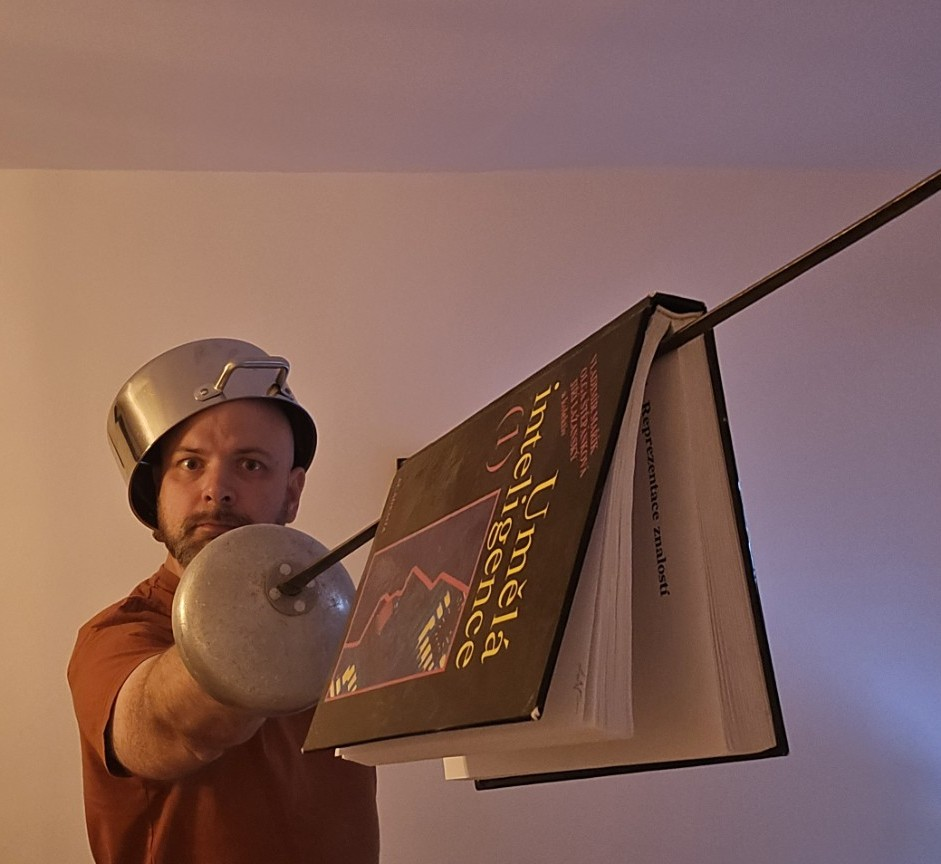
#> input picture marketing/09_quijote/20260811_060233_copy.jpg, 941 x 864 px
$ python make_poster_09_quijote.py
#> lines starting #> are read from the running program, lines starting #| are printed output that depends on the picture
"""
Generates the "Epistemická suverenita" (Quijote) poster.
Canvas = the source photo's exact native size (941x864) -- full-bleed, no
crop, no added margin/letterboxing. Text is drawn straight on top of the
photo with a dark stroke for legibility instead of a background band.

One-off type choice (not the shared PF_BOLD/DM_SEMI brand pair from
poster_kit.py): the elegant Playfair Display read too editorial/luxury
against this raw, absurd photo. Source Serif 4 Black is sturdier and more
"intellectual paperback" while keeping serif diacritics; Inter SemiBold
gives the hashtag clean contrast without competing with the headline.

Edit the CONTENT constants below and rerun:
    python3 marketing/scripts/make_poster_09_quijote.py
"""
import os
from poster_kit import *

PHOTO = os.path.join(ROOT, "marketing/09_quijote/20260811_060233_copy.jpg")
OUTPUT_NAME = "poster-09-quijote.png"

SOURCE_SERIF = "SourceSerif4-Variable.ttf"
INTER = "Inter-Variable.ttf"


def variable_font(name, size, weight, opsz=None):
    fnt = ImageFont.truetype(os.path.join(FONT_DIR, name), size)
    values = []
    for ax in fnt.get_variation_axes():
        if ax["name"] == b"Weight":
            values.append(weight)
        elif ax["name"] in (b"Optical Size", b"Optical size") and opsz is not None:
            values.append(opsz)
        else:
            values.append(ax["default"])
    fnt.set_variation_by_axes(values)
    return fnt


def vignette(canvas, fade_h, max_alpha=175):
    """Darkens the top of the canvas with a soft vertical gradient (photo still
    shows through) so light title/hashtag text stays legible without an outline."""
    w, h = canvas.size
    grad = Image.new("L", (1, fade_h), color=0)
    for i in range(fade_h):
        grad.putpixel((0, i), int(max_alpha * (1 - i / fade_h)))
    grad = grad.resize((w, fade_h))
    overlay = Image.new("RGB", (w, fade_h), BG)
    canvas.paste(overlay, (0, 0), grad)


def make_poster():
    photo = Image.open(PHOTO).convert("RGB")
#> photo is the input picture: PIL image 941x864 RGB; mean R, G, B 132.2, 99.5, 91.6
    W, H = photo.size
#> W = 941; H = 864
    canvas = photo.copy()

    vignette(canvas, fade_h=210)
#> in vignette, `grad = grad.resize((w, fade_h))`:
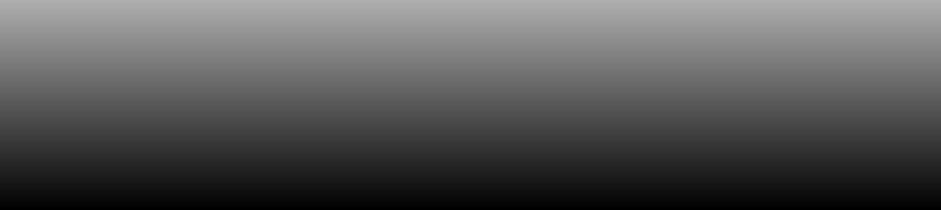
#> grad: PIL image 941x210 L; min 0, max 175, mean 87.5
#> in vignette, `canvas.paste(overlay, (0, 0), grad)`:
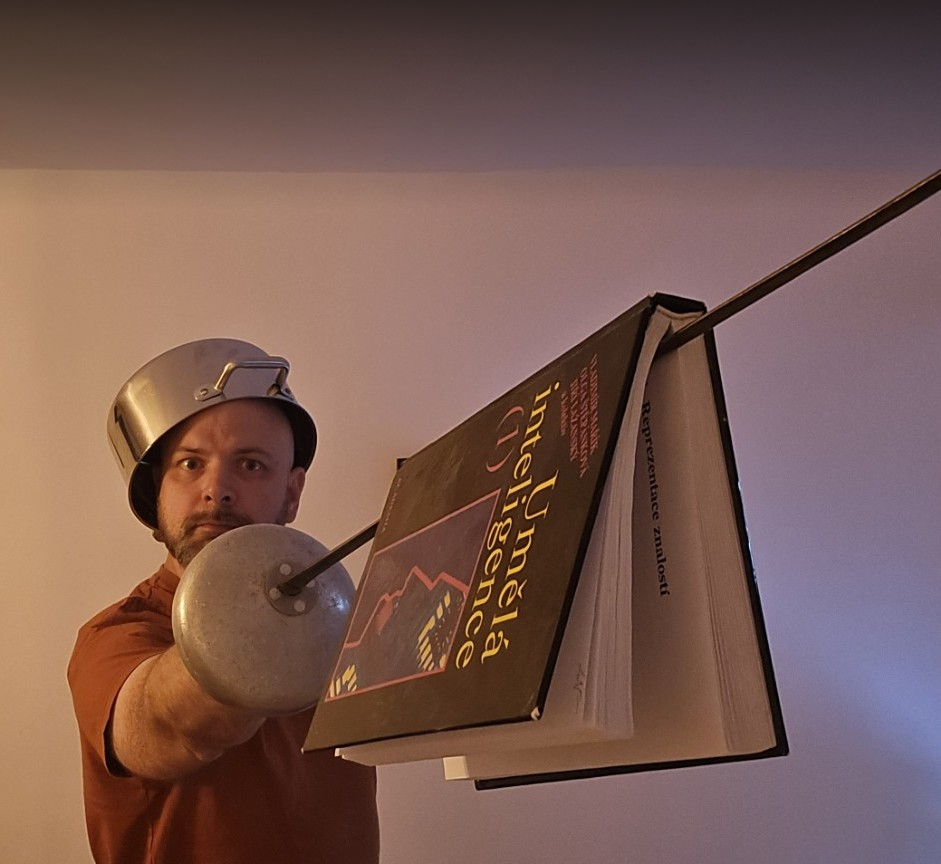
#> canvas: PIL image 941x864 RGB; mean R, G, B 121.2, 90.8, 82.8

    draw = ImageDraw.Draw(canvas)
    margin = 56

    title_font = variable_font(SOURCE_SERIF, 50, weight=900, opsz=60)
    y = 46
    for line in ["EPISTEMICKÁ", "SUVERENITA"]:
        draw.text((margin, y), line, font=title_font, fill=WHITE)
        y += 54

    y += 30
    hashtag_font = variable_font(INTER, 21, weight=600, opsz=21)
    draw.text((margin, y), "#YourThinkingMatters", font=hashtag_font, fill=GOLD)

    paste_logo(canvas, W, H, pad_right=48, pad_bottom=44, box_size=76, icon_size=50)

    return canvas


if __name__ == "__main__":
#> (the run stopped early here; a loop or call above may not have finished)

$ run again, with marketing/photos/karel-bus-narrow.jpg copied over marketing/09_quijote/20260811_060233_copy.jpg
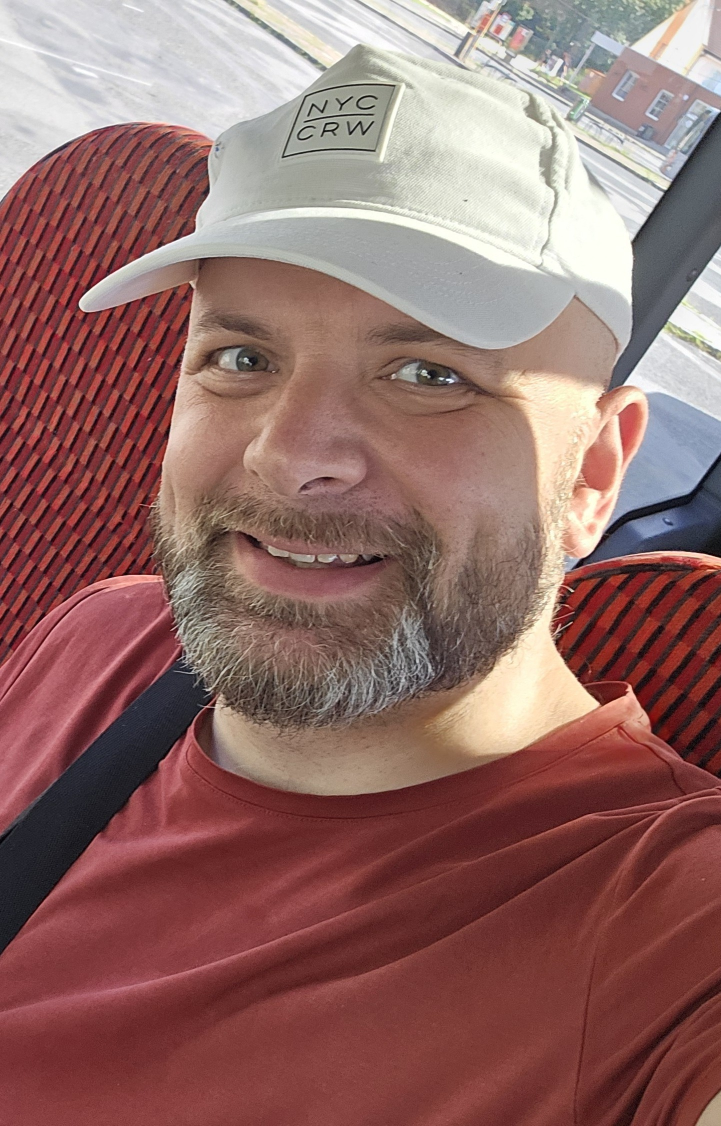
#> input picture marketing/photos/karel-bus-narrow.jpg, 1442 x 2252 px (shown at 1/2 size)
#> in make_poster, photo is the input picture: PIL image 1442x2252 RGB; mean R, G, B 145.7, 107.5, 103.6
#> in vignette, `canvas.paste(overlay, (0, 0), grad)`:
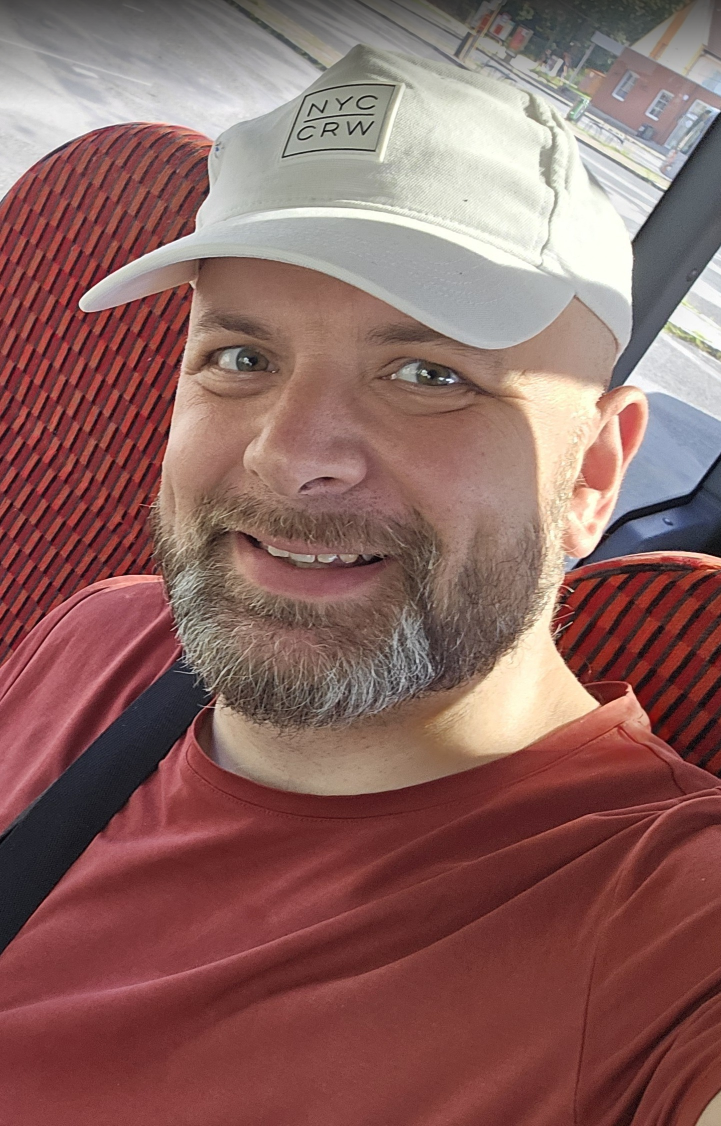
#> canvas: PIL image 1442x2252 RGB (shown at 1/2 size); mean R, G, B 139.6, 101.3, 97.4

$ run again, with marketing/03_two_tigers/two_tigers_example.png saved as marketing/09_quijote/20260811_060233_copy.jpg
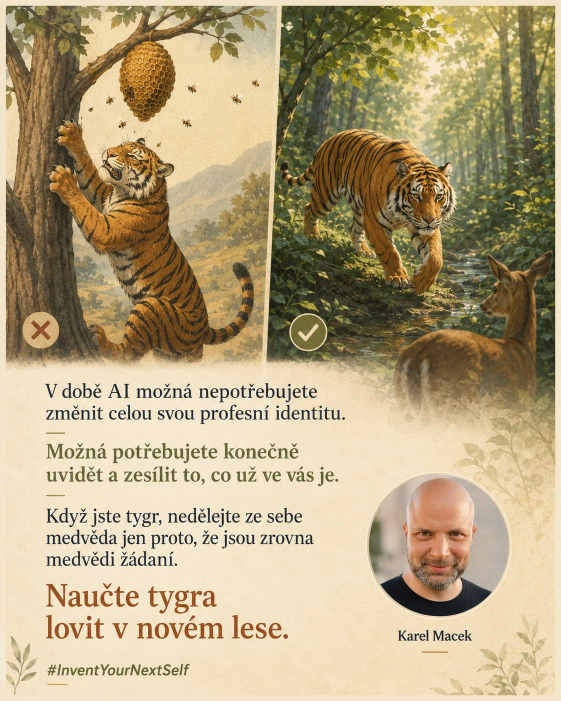
#> input picture marketing/03_two_tigers/two_tigers_example.png, 1122 x 1402 px (shown at 1/2 size)
#> in make_poster, photo is the input picture: PIL image 1122x1402 RGB; mean R, G, B 180.5, 163.6, 126.9
#> in vignette, `canvas.paste(overlay, (0, 0), grad)`:
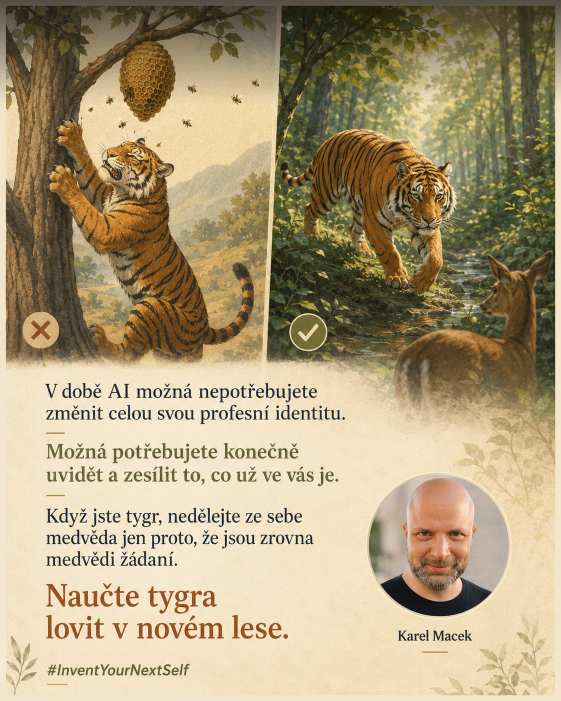
#> canvas: PIL image 1122x1402 RGB (shown at 1/2 size); mean R, G, B 172.4, 156, 121.8
